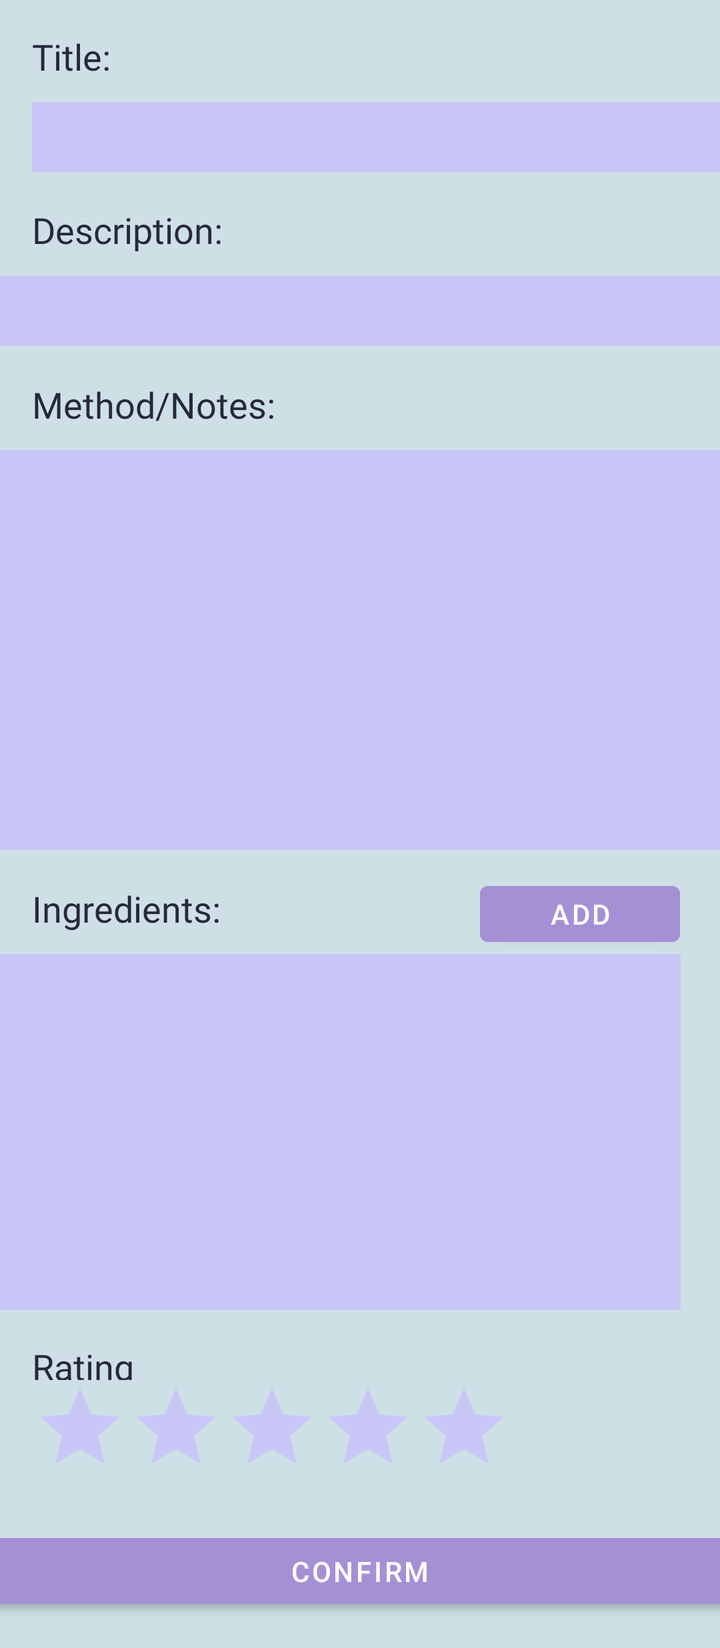
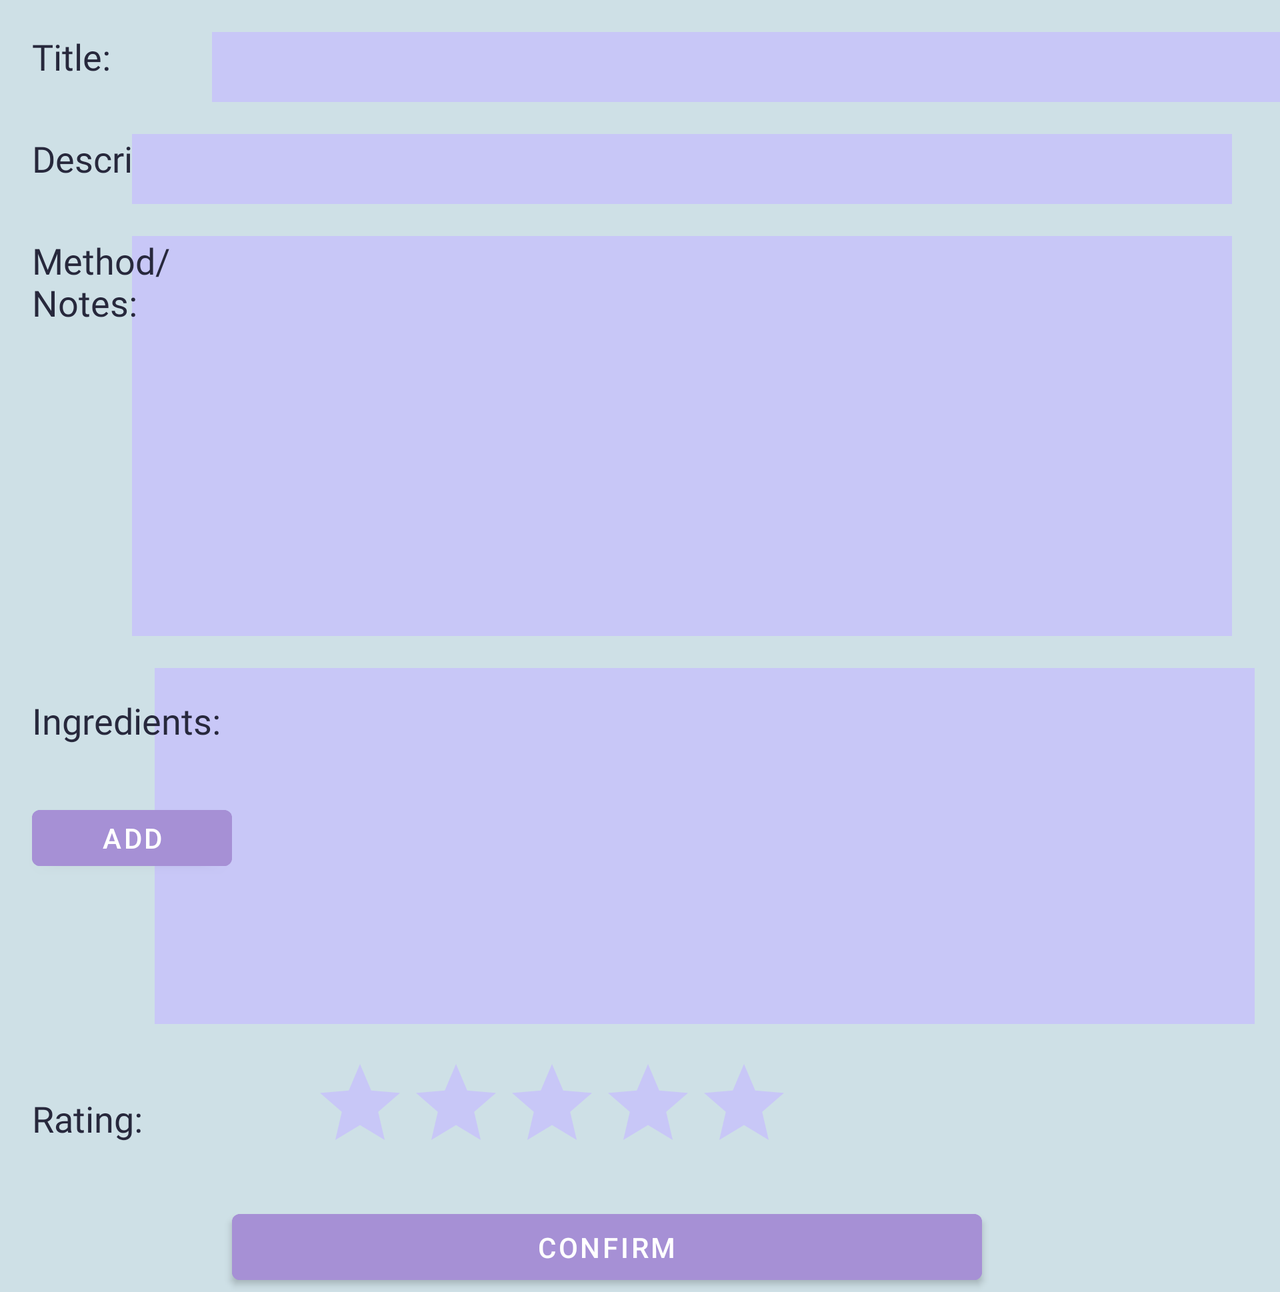

The same Android screen from two of the app's own layout files: first res/layout/ as a phone draws it, then the repository's variant for another configuration, drawn on a device whose configuration selects that folder. Both files follow.
<!-- AndroidManifest.xml: application theme Theme.MyApplication -->
<!-- res/layout/fragment_update.xml -->
<?xml version="1.0" encoding="utf-8"?>
<ScrollView xmlns:android="http://schemas.android.com/apk/res/android"
    xmlns:app="http://schemas.android.com/apk/res-auto"
    xmlns:tools="http://schemas.android.com/tools"
    android:layout_width="match_parent"
    android:layout_height="match_parent"
    android:background="#FFFFFF"
    tools:context=".BlankFragment">

    <androidx.constraintlayout.widget.ConstraintLayout
        android:id="@+id/addIngredientsButton"
        android:layout_width="match_parent"
        android:layout_height="match_parent"
        android:background="#CEE0E6 "
        tools:context=".BlankFragment">

        <TextView
            android:id="@+id/textView13"
            android:layout_width="150dp"
            android:layout_height="35dp"
            android:layout_marginStart="16dp"
            android:layout_marginTop="16dp"
            android:fontFamily="@font/open_sans_light"
            android:text="@string/description_textView"
            android:textColor="#27283c"
            android:textSize="18sp"
            app:layout_constraintBottom_toTopOf="@+id/nameDescription"
            app:layout_constraintStart_toStartOf="parent"
            app:layout_constraintTop_toBottomOf="@+id/nameUpdate" />

        <TextView
            android:id="@+id/textView12"
            android:layout_width="88dp"
            android:layout_height="35dp"
            android:layout_marginStart="16dp"
            android:layout_marginTop="16dp"
            android:fontFamily="@font/open_sans_light"
            android:text="@string/title_textView"
            android:textColor="#27283c"
            android:textSize="18sp"
            app:layout_constraintStart_toStartOf="parent"
            app:layout_constraintTop_toTopOf="parent" />

        <androidx.recyclerview.widget.RecyclerView
            android:id="@+id/recyclerView2"
            android:layout_width="375dp"
            android:layout_height="178dp"
            android:layout_marginTop="52dp"
            android:layout_marginEnd="20dp"
            android:background=" #C8C7F7"
            app:layout_constraintEnd_toEndOf="parent"
            app:layout_constraintTop_toBottomOf="@+id/editTextTextMultiLine2" />

        <Button
            android:id="@+id/button5"
            android:layout_width="100dp"
            android:layout_height="40dp"
            android:layout_marginEnd="20dp"
            android:backgroundTint="#a690d5"
            android:text="@string/add_button"
            app:layout_constraintBottom_toTopOf="@+id/recyclerView2"
            app:layout_constraintEnd_toEndOf="parent" />

        <TextView
            android:id="@+id/textView9"
            android:layout_width="150dp"
            android:layout_height="35dp"
            android:layout_marginStart="16dp"
            android:layout_marginTop="20dp"
            android:fontFamily="@font/open_sans_light"
            android:text="@string/ingredients_textView"
            android:textColor="#27283c"
            android:textSize="18sp"
            app:layout_constraintBottom_toTopOf="@+id/recyclerView2"
            app:layout_constraintStart_toStartOf="parent"
            app:layout_constraintTop_toBottomOf="@+id/editTextTextMultiLine" />

        <EditText
            android:id="@+id/nameUpdate"
            android:layout_width="375dp"
            android:layout_height="35dp"
            android:layout_marginStart="16dp"
            android:layout_marginEnd="16dp"
            android:background=" #C8C7F7"
            android:ems="10"
            android:fontFamily="@font/open_sans_light"
            android:inputType="textPersonName"
            android:textColor="#27283c"
            android:textSize="24sp"
            app:layout_constraintEnd_toEndOf="parent"
            app:layout_constraintHorizontal_bias="0.0"
            app:layout_constraintStart_toStartOf="parent"
            app:layout_constraintTop_toBottomOf="@+id/textView12" />

        <EditText
            android:id="@+id/nameDescription"
            android:layout_width="375dp"
            android:layout_height="35dp"
            android:layout_marginTop="52dp"
            android:background=" #C8C7F7"
            android:ems="10"
            android:fontFamily="@font/open_sans_light"
            android:inputType="textPersonName"
            android:textColor="#27283c"
            app:layout_constraintEnd_toEndOf="parent"
            app:layout_constraintHorizontal_bias="0.444"
            app:layout_constraintStart_toStartOf="parent"
            app:layout_constraintTop_toBottomOf="@+id/nameUpdate" />

        <Button
            android:id="@+id/button4"
            android:layout_width="375dp"
            android:layout_height="45dp"
            android:layout_marginBottom="16dp"
            android:backgroundTint="#a690d5"
            android:text="@string/confirm_button"
            app:layout_constraintBottom_toBottomOf="parent"
            app:layout_constraintEnd_toEndOf="parent"
            app:layout_constraintHorizontal_bias="0.513"
            app:layout_constraintStart_toStartOf="parent" />

        <EditText
            android:id="@+id/editTextTextMultiLine2"
            android:layout_width="375dp"
            android:layout_height="200dp"
            android:layout_marginTop="52dp"
            android:background=" #C8C7F7"
            android:ems="10"
            android:fontFamily="@font/open_sans_light"
            android:gravity="start|top"
            android:inputType="textMultiLine"
            android:textColor="#27283c"
            app:layout_constraintEnd_toEndOf="parent"
            app:layout_constraintHorizontal_bias="0.444"
            app:layout_constraintStart_toStartOf="parent"
            app:layout_constraintTop_toBottomOf="@+id/nameDescription" />

        <TextView
            android:id="@+id/textView8"
            android:layout_width="150dp"
            android:layout_height="35dp"
            android:layout_marginStart="16dp"
            android:layout_marginTop="16dp"
            android:fontFamily="@font/open_sans_light"
            android:text="@string/method_textView"
            android:textColor="#27283c"
            android:textSize="18sp"
            app:layout_constraintBottom_toTopOf="@+id/editTextTextMultiLine2"
            app:layout_constraintStart_toStartOf="parent"
            app:layout_constraintTop_toBottomOf="@+id/editTextTextPersonName2" />

        <RatingBar
            android:id="@+id/ratingBar3"
            android:layout_width="wrap_content"
            android:layout_height="wrap_content"
            android:layout_marginStart="16dp"
            android:layout_marginBottom="16dp"
            android:max="5"
            android:numStars="5"
            android:progressBackgroundTint=" #C8C7F7"
            android:progressTint="#8565c4"
            app:layout_constraintBottom_toTopOf="@+id/button4"
            app:layout_constraintStart_toStartOf="parent" />

        <TextView
            android:id="@+id/textView11"
            android:layout_width="wrap_content"
            android:layout_height="19dp"
            android:layout_marginStart="16dp"
            android:layout_marginTop="16dp"
            android:fontFamily="@font/open_sans_light"
            android:text="@string/rating_text"
            android:textColor="#27283c"
            android:textSize="18sp"
            app:layout_constraintBottom_toTopOf="@+id/ratingBar3"
            app:layout_constraintStart_toStartOf="parent"
            app:layout_constraintTop_toBottomOf="@+id/recyclerView2"
            app:layout_constraintVertical_bias="0.0" />

    </androidx.constraintlayout.widget.ConstraintLayout>
</ScrollView>
<!-- resources referenced by this layout -->
<resources>
  <string name="add_button">Add</string>
  <string name="confirm_button">Confirm</string>
  <string name="description_textView">Description:</string>
  <string name="ingredients_textView">Ingredients:</string>
  <string name="method_textView">Method/Notes:</string>
  <string name="rating_text">Rating</string>
  <string name="title_textView">Title:</string>
  <style name="Theme.MyApplication" parent="Theme.MaterialComponents.DayNight.DarkActionBar">
          
          <item name="colorPrimary">@color/title_colour</item>
          <item name="colorPrimaryVariant">@color/title_colour</item>
          <item name="colorOnPrimary">@color/white</item>
          
          <item name="colorSecondary">@color/teal_200</item>
          <item name="colorSecondaryVariant">@color/teal_700</item>
          <item name="colorOnSecondary">@color/black</item>
          
          <item name="android:statusBarColor" tools:targetApi="l">?attr/colorPrimaryVariant</item>
          
      </style>
  <color name="title_colour">#7ea4b3</color>
  <color name="white">#FFFFFFFF</color>
  <color name="teal_200">#FF03DAC5</color>
  <color name="teal_700">#FF018786</color>
  <color name="black">#FF000000</color>
</resources>
<!-- res/layout-land/fragment_update.xml (the repository's variant of the layout above) -->
<!-- drawn on the phone turned sideways -->
<?xml version="1.0" encoding="utf-8"?>
<ScrollView xmlns:android="http://schemas.android.com/apk/res/android"
    xmlns:app="http://schemas.android.com/apk/res-auto"
    xmlns:tools="http://schemas.android.com/tools"
    android:layout_width="match_parent"
    android:layout_height="match_parent"
    android:background="#FFFFFF"
    tools:context=".BlankFragment">

    <androidx.constraintlayout.widget.ConstraintLayout
        android:id="@+id/addIngredientsButton"
        android:layout_width="match_parent"
        android:layout_height="match_parent"
        android:background="#CEE0E6 "
        tools:context=".BlankFragment">

        <TextView
            android:id="@+id/textView13"
            android:layout_width="125dp"
            android:layout_height="35dp"
            android:layout_marginStart="16dp"
            android:layout_marginTop="16dp"
            android:fontFamily="@font/open_sans_light"
            android:text="@string/description_textView"
            android:textColor="#27283c"
            android:textSize="18sp"
            app:layout_constraintStart_toStartOf="parent"
            app:layout_constraintTop_toBottomOf="@+id/textView12" />

        <TextView
            android:id="@+id/textView12"
            android:layout_width="88dp"
            android:layout_height="35dp"
            android:layout_marginStart="16dp"
            android:layout_marginTop="16dp"
            android:fontFamily="@font/open_sans_light"
            android:text="@string/title_textView"
            android:textColor="#27283c"
            android:textSize="18sp"
            app:layout_constraintStart_toStartOf="parent"
            app:layout_constraintTop_toTopOf="parent" />

        <androidx.recyclerview.widget.RecyclerView
            android:id="@+id/recyclerView2"
            android:layout_width="550dp"
            android:layout_height="178dp"
            android:layout_marginTop="16dp"
            android:background=" #C8C7F7"
            app:layout_constraintEnd_toEndOf="parent"
            app:layout_constraintHorizontal_bias="0.861"
            app:layout_constraintStart_toStartOf="parent"
            app:layout_constraintTop_toBottomOf="@+id/editTextTextMultiLine2" />

        <Button
            android:id="@+id/button5"
            android:layout_width="100dp"
            android:layout_height="40dp"
            android:layout_marginStart="16dp"
            android:layout_marginTop="16dp"
            android:backgroundTint="#a690d5"
            android:text="@string/add_button"
            app:layout_constraintStart_toStartOf="parent"
            app:layout_constraintTop_toBottomOf="@+id/textView9" />

        <TextView
            android:id="@+id/textView9"
            android:layout_width="125dp"
            android:layout_height="35dp"
            android:layout_marginStart="16dp"
            android:layout_marginTop="180dp"
            android:fontFamily="@font/open_sans_light"
            android:text="@string/ingredients_textView"
            android:textColor="#27283c"
            android:textSize="18sp"
            app:layout_constraintEnd_toStartOf="@+id/recyclerView2"
            app:layout_constraintHorizontal_bias="0.0"
            app:layout_constraintStart_toStartOf="parent"
            app:layout_constraintTop_toBottomOf="@+id/textView8" />

        <EditText
            android:id="@+id/nameUpdate"
            android:layout_width="550dp"
            android:layout_height="35dp"
            android:layout_marginStart="52dp"
            android:layout_marginTop="16dp"
            android:background=" #C8C7F7"
            android:ems="10"
            android:fontFamily="@font/open_sans_light"
            android:inputType="textPersonName"
            android:textColor="#27283c"
            android:textSize="24sp"
            app:layout_constraintEnd_toEndOf="parent"
            app:layout_constraintHorizontal_bias="0.76"
            app:layout_constraintStart_toEndOf="@+id/textView12"
            app:layout_constraintTop_toTopOf="parent" />

        <EditText
            android:id="@+id/nameDescription"
            android:layout_width="550dp"
            android:layout_height="35dp"
            android:layout_marginTop="16dp"
            android:layout_marginEnd="24dp"
            android:background=" #C8C7F7"
            android:ems="10"
            android:fontFamily="@font/open_sans_light"
            android:inputType="textPersonName"
            android:textColor="#27283c"
            app:layout_constraintEnd_toEndOf="parent"
            app:layout_constraintTop_toBottomOf="@+id/nameUpdate" />

        <Button
            android:id="@+id/button4"
            android:layout_width="375dp"
            android:layout_height="45dp"
            android:layout_marginTop="16dp"
            android:backgroundTint="#a690d5"
            android:text="@string/confirm_button"
            app:layout_constraintEnd_toEndOf="parent"
            app:layout_constraintHorizontal_bias="0.438"
            app:layout_constraintStart_toStartOf="parent"
            app:layout_constraintTop_toBottomOf="@+id/ratingBar3" />

        <EditText
            android:id="@+id/editTextTextMultiLine2"
            android:layout_width="550dp"
            android:layout_height="200dp"
            android:layout_marginTop="16dp"
            android:layout_marginEnd="24dp"
            android:background=" #C8C7F7"
            android:ems="10"
            android:fontFamily="@font/open_sans_light"
            android:gravity="start|top"
            android:inputType="textMultiLine"
            android:textColor="#27283c"
            app:layout_constraintEnd_toEndOf="parent"
            app:layout_constraintTop_toBottomOf="@+id/nameDescription" />

        <TextView
            android:id="@+id/textView8"
            android:layout_width="88dp"
            android:layout_height="50dp"
            android:layout_marginStart="16dp"
            android:layout_marginTop="16dp"
            android:fontFamily="@font/open_sans_light"
            android:text="@string/method_textView"
            android:textColor="#27283c"
            android:textSize="18sp"
            app:layout_constraintEnd_toStartOf="@+id/editTextTextMultiLine2"
            app:layout_constraintHorizontal_bias="0.0"
            app:layout_constraintStart_toStartOf="parent"
            app:layout_constraintTop_toBottomOf="@+id/textView13" />

        <RatingBar
            android:id="@+id/ratingBar3"
            android:layout_width="wrap_content"
            android:layout_height="wrap_content"
            android:layout_marginStart="156dp"
            android:layout_marginTop="16dp"
            android:max="5"
            android:numStars="5"
            android:progressBackgroundTint=" #C8C7F7"
            android:progressTint="#8565c4"
            app:layout_constraintStart_toStartOf="parent"
            app:layout_constraintTop_toBottomOf="@+id/recyclerView2" />

        <TextView
            android:id="@+id/textView11"
            android:layout_width="wrap_content"
            android:layout_height="25dp"
            android:layout_marginStart="16dp"
            android:layout_marginTop="108dp"
            android:fontFamily="@font/open_sans_light"
            android:text="@string/rating_text_update"
            android:textColor="#27283c"
            android:textSize="18sp"
            app:layout_constraintEnd_toStartOf="@+id/ratingBar3"
            app:layout_constraintHorizontal_bias="0.0"
            app:layout_constraintStart_toStartOf="parent"
            app:layout_constraintTop_toBottomOf="@+id/button5" />

    </androidx.constraintlayout.widget.ConstraintLayout>
</ScrollView>
<!-- resources referenced by the variant -->
<!-- as the phone turned sideways resolves them -->
<resources>
  <string name="add_button">Add</string>
  <string name="confirm_button">Confirm</string>
  <string name="description_textView">Description:</string>
  <string name="ingredients_textView">Ingredients:</string>
  <string name="method_textView">Method/Notes:</string>
  <string name="rating_text_update">Rating:</string>
  <string name="title_textView">Title:</string>
  <style name="Theme.MyApplication" parent="Theme.MaterialComponents.DayNight.DarkActionBar">
          
          <item name="colorPrimary">@color/title_colour</item>
          <item name="colorPrimaryVariant">@color/title_colour</item>
          <item name="colorOnPrimary">@color/white</item>
          
          <item name="colorSecondary">@color/teal_200</item>
          <item name="colorSecondaryVariant">@color/teal_700</item>
          <item name="colorOnSecondary">@color/black</item>
          
          <item name="android:statusBarColor" tools:targetApi="l">?attr/colorPrimaryVariant</item>
          
      </style>
  <color name="title_colour">#7ea4b3</color>
  <color name="white">#FFFFFFFF</color>
  <color name="teal_200">#FF03DAC5</color>
  <color name="teal_700">#FF018786</color>
  <color name="black">#FF000000</color>
</resources>
